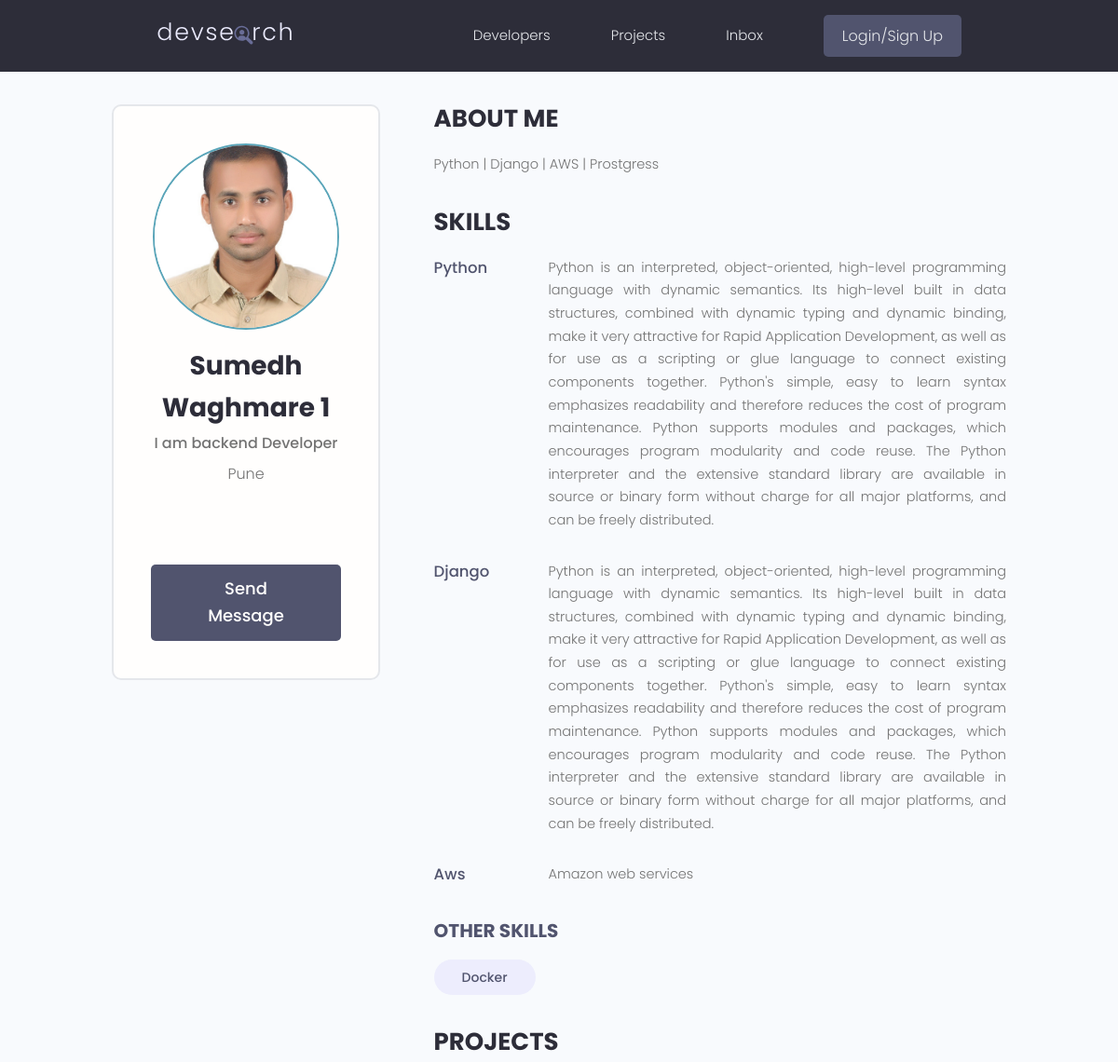
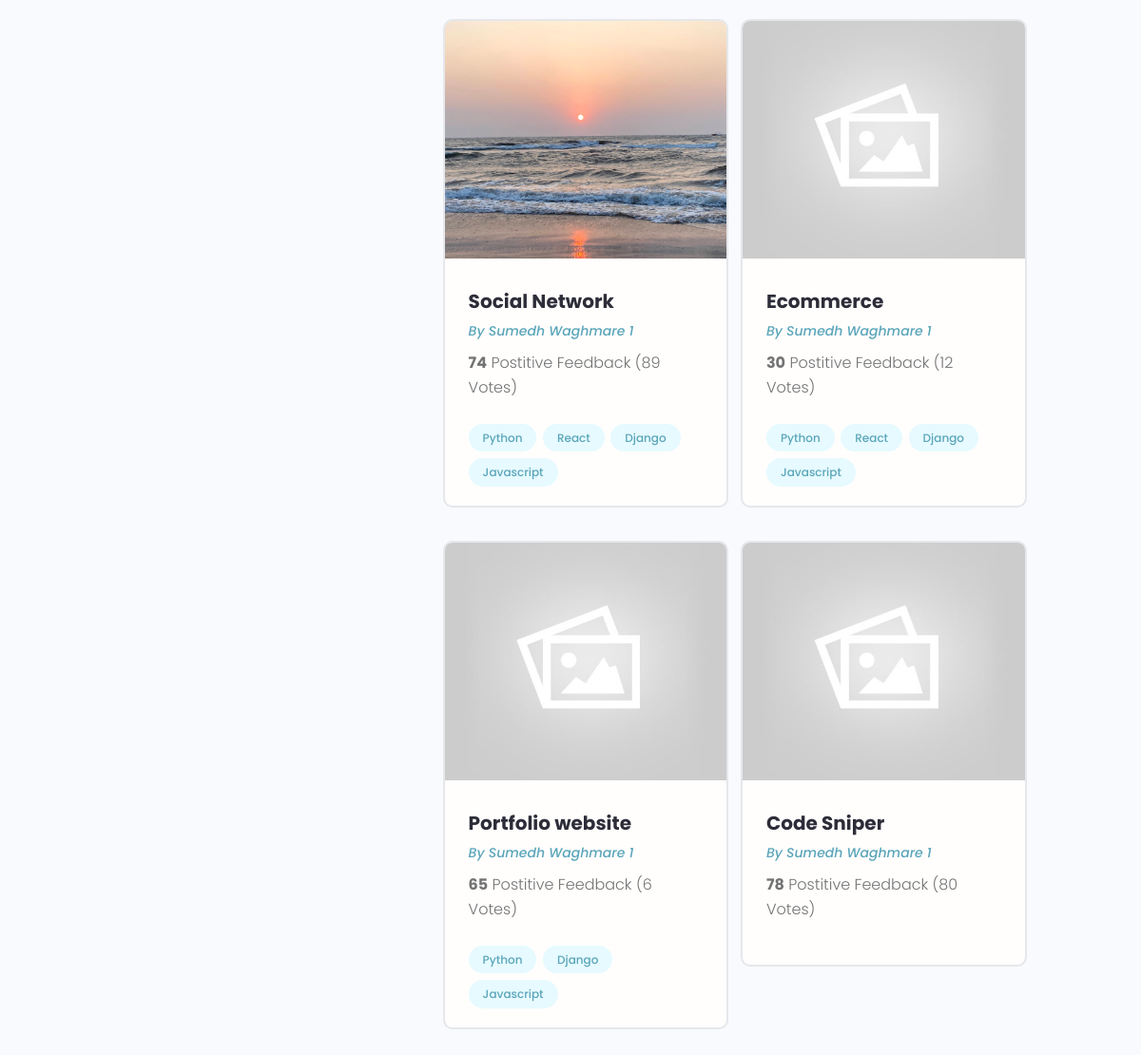
The page /profile/10fd9015-c43a-4179-a6f8-d1db27ad4e0f on the database its author committed (2 pictures, top to bottom).
### users/models.py (models this page shows, shortened)
class Profile(models.Model):
    user = models.OneToOneField(User, on_delete=models.CASCADE, blank=True, null=True)
    name = models.CharField(max_length=200, null=True, blank=True)
    email = models.EmailField(max_length=500, null=True, blank=True)
    username = models.CharField(max_length=200, null=True, blank=True)
    location = models.CharField(max_length=200, null=True, blank=True)
    short_intro = models.CharField(max_length=1000, null=True, blank=True)
    bio = models.TextField(null=True, blank=True)
    profile_image = models.ImageField(null=True, blank=True,
        upload_to = 'profiles/', default='profiles/user-default.png')
    social_github = models.CharField(max_length=200, null=True, blank=True)
    social_twitter = models.CharField(max_length=200, null=True, blank=True)
    social_linkedin = models.CharField(max_length=200, null=True, blank=True)
    social_youtube = models.CharField(max_length=200, null=True, blank=True)
    social_website = models.CharField(max_length=200, null=True, blank=True)
    created = models.DateField(auto_now_add=True)
    id = models.UUIDField(default=uuid.uuid4,unique=True,primary_key=True,editable=False)

class Skill(models.Model):
    owner = models.ForeignKey(Profile, on_delete=models.CASCADE, null=True, blank=True)
    name = models.CharField(max_length=200, null=True, blank=True)
    description = models.TextField(null=True, blank=True)
    created = models.DateField(auto_now_add=True)
    id = models.UUIDField(default=uuid.uuid4,unique=True,primary_key=True,editable=False)
    def __str__(self) -> str:
        return str(self.name)

### projects/models.py (models this page shows)
class Project(models.Model):
    owner = models.ForeignKey(
        Profile, null=True, blank=True, on_delete=models.SET_NULL)
    title = models.CharField(max_length=200)
    description = models.TextField(null=True,blank=True)
    featured_image = models.ImageField(null=True, blank=True, default="default.jpg")
    demo_link = models.CharField(max_length=2000,null=True,blank=True)
    source_link = models.CharField(max_length=2000,null=True,blank=True)
    tags = models.ManyToManyField('Tag', blank=True)
    vote_total = models.IntegerField(default=0,null=True, blank=True)
    vote_ratio = models.IntegerField(default=0,null=True, blank=True)
    created = models.DateField(auto_now_add=True)
    id = models.UUIDField(default=uuid.uuid4,unique=True,primary_key=True,editable=False)
    def __str__(self):
        return self.title

class Tag(models.Model):
    name = models.CharField(max_length=200)
    created = models.DateTimeField(auto_now_add=True)
    id = models.UUIDField(default=uuid.uuid4, unique=True, primary_key=True, editable=False)
    def __str__(self):
        return self.name

### users/views.py (the view)
# urls.py: path('profile/<str:pk>', views.userProfile, name='user-profile'),
def userProfile(request,pk):
    profile = Profile.objects.get(id=pk)
    topSkills = profile.skill_set.exclude(description__exact="")
    otherSkills = profile.skill_set.filter(description="")
    context = {'profile':profile, 'topSkills': topSkills, 'otherSkills': otherSkills}
    return render(request, 'users/user-profile.html', context)

### users/templates/users/user-profile.html (shortened to what this page needs)
{% extends 'main.html' %}
{% block content %}
  <main class="profile my-md">
    <div class="container">
      <div class="layout">
        <div class="column column--1of3">
          <div class="card text-center">
            <div class="card__body dev">
              <img class="avatar avatar--xl" src="{{ profile.profile_image.url }}" />
              <h2 class="dev__name">{{profile.name}}</h2>
              <p class="dev__title">{{ profile.short_intro }}</p>
              <p class="dev__location">{{ profile.location }}</p>
              <ul class="dev__social">
              </ul>
              <a href="#" class="btn btn--sub btn--lg">Send Message </a>
            </div>
          </div>
        </div>
        <div class="column column--2of3">
          <div class="devInfo">
            <h3 class="devInfo__title">About Me</h3>
            <p class="devInfo__about">
                {{profile.bio}}
            </p>
          </div>
          <div class="devInfo">
            <h3 class="devInfo__title">Skills</h3>
            <div class="devInfo__skills">
              {% for topskill in topSkills %}
              <div class="devSkill">
                <h4 class="devSkill__title">{{topskill.name}}</h4>
                <p class="devSkill__info">
                    {{topskill.description}}
                </p>
              </div>
              {% endfor %}
              <h3 class="devInfo__subtitle">Other Skills</h3>
              <div class="devInfo__otherSkills">
                {% for otherSkill in otherSkills %}
                <span class="tag tag--pill tag--sub tag--lg">
                  <small>{{otherSkill}}</small>
                </span>
                {% endfor %}
              </div>
            </div>
          </div>
          <div class="devInfo">
            <h3 class="devInfo__title">Projects</h3>
            <div class="grid grid--two">
              {% for project in profile.project_set.all %}
              <div class="column">
                <div class="card project">
                  <a href="{% url 'project' project.id %}" class="project">
                    <img class="project__thumbnail" src="{{ project.featured_image.url }}" alt="project thumbnail" />
                    <div class="card__body">
                      <h3 class="project__title">{{project}}</h3>
                      <p><a class="project__author" href="{% url 'user-profile' project.owner.id %}">By {{project.owner.name}}</a></p>
                      <p class="project--rating">
                        <span style="font-weight: bold;">{{project.vote_ratio}}</span> Postitive
                        Feedback ({{project.vote_total}} Vote{{project.vote_total|pluralize:"s"}})
                      </p>
                      <div class="project__tags">
                        {% for tag in project.tags.all %}
                        <span class="tag tag--pill tag--main">
                          <small>{{tag}}</small>
                        </span>
                        {% endfor %}
                      </div>
                    </div>
                  </a>
                </div>
              </div>
              {% endfor %}
            </div>
          </div>
        </div>
      </div>
    </div>
  </main>
{% endblock content %}

### static/styles/app.css (style rules this page uses)
:root { --color-sub: #2d2d39; }
.btn--sub { background-color: var(--color-sub-light); }
.card { border: 2px solid var(--color-light); }
img { width: 100%; }
.profile .card > .dev { padding: 4rem; }
.dev__name { color: var(--color-sub); font-size: 2.8rem; font-weight: 700; margin-top: 1rem; margin-bottom: 0.5rem; }
.dev__title { font-size: 1.6rem; font-weight: 500; line-height: 1.3; }
.dev__location { margin-top: 1rem; }
.dev__social { margin: 3rem 0; list-style: none; display: flex; justify-content: center; gap: 1.5rem; }
.devInfo { margin-bottom: 3rem; }
.devInfo__title, .devInfo__subtitle { font-size: 2.6rem; color: var(--color-sub); text-transform: uppercase; font-weight: 700; margin-bottom: 1.5rem; }
.devInfo__subtitle { font-size: 2rem; color: var(--color-sub-light); }
.devInfo__about, .devSkill__info { font-size: 1.45rem; line-height: 1.7; text-align: justify; }
.devSkill { margin-bottom: 3rem; }
.devSkill__title { font-size: 1.65rem; font-weight: 500; color: var(--color-sub-light); }
@media screen and (min-width: 700px) { .devSkill { display: flex; justify-content: space-between; gap: 3rem; } }
@media screen and (min-width: 700px) { .devSkill__info { flex-basis: 80%; } }
.project__author { font-size: 1.4rem; font-style: italic; }
.project--rating { margin-bottom: 1.6em; margin-top: .5em; }
.project__thumbnail { height: 25rem; object-fit: cover; object-position: top center; }
.project__title { font-size: 2rem; font-weight: 700; color: var(--color-sub); }

### static/uikit/styles/modules/_variables.css (style rules this page uses)
:root { --color-main: #5aa5b9; --color-main-light: #e6faff; --color-sub: #3f4156; --color-sub-light: #51546e; --color-sub-lighter: #ededfd; --color-text: #737373; --color-gray: #8b8b8b; --color-light: #e5e7eb; --color-light-gray: #767676; --color-bg: #f8fafd; --color-white: #fffefd; --color-white-light: #f3f3f3; --color-success: #359e64; --color-success-bg: #def8e8; --color-error: #fc4b0b; --color-error-bg: #fff2ee; --font-base: 'Poppins', arial, helvetica, 'Segoe UI', roboto, ubuntu, sans-serif; --font-monospace: 'Fira Code', 'Courier New', courier, monospace; --font-regular: 300; --font-medium: 500; --font-bold: 700; --generic-shadow: 1px 1px 5px #00000010; --generic-transition: all 0.3s ease-in-out; }

### static/uikit/styles/modules/_base.css (style rules this page uses)
* { margin: 0; padding: 0; box-sizing: border-box; text-rendering: optimizeLegibility; color: inherit; font-size: inherit; }
html { font-size: 50%; }
@media only screen and (min-width: 480px) { html { font-size: 56.25%; } }
@media only screen and (min-width: 1200px) { html { font-size: 62.5%; } }
body { line-height: 1.6; font-weight: 400; font-size: 1.5rem; color: var(--color-text); background-color: var(--color-bg); min-height: 100vh; }

### static/uikit/styles/modules/_typography.css (style rules this page uses)
* { font-family: var(--font-base); }
h2 { font-size: 3.6rem; font-weight: var(--font-bold); }
h3 { font-size: 3.2rem; font-weight: var(--font-medium); }
h4 { font-size: 2.8rem; font-weight: var(--font-medium); }
p, span, strong { font-size: 1.6rem; color: var(--color-text); font-weight: var(--font-regular); }
a { padding-bottom: 2px; text-decoration: none; display: inline-block; color: var(--color-main); font-weight: var(--font-medium); }

### static/uikit/styles/modules/_utilities.css (style rules this page uses)
.container { width: 92%; max-width: 165rem; margin: 0 auto; box-sizing: border-box; }
@media screen and (min-width: 1000px) { .container { width: 90%; } }
@media screen and (min-width: 1200px) { .container { width: 80%; } }
.text-center { text-align: center; }
.my-md { margin: 3rem auto; }

### static/uikit/styles/modules/_avatar.css (style rules this page uses)
.avatar { border-radius: 50%; border: 2px solid var(--color-main); object-fit: cover; }
.avatar--xl { height: 20rem; width: 20rem; }

### static/uikit/styles/modules/_button.css (style rules this page uses)
.btn { display: inline-block; position: relative; cursor: pointer; background-color: var(--color-light); font-weight: var(--font-medium); color: var(--color-sub); text-decoration: none; padding: 1rem 2rem; border-radius: 0.5rem; border: none; width: -webkit-fit-content; width: -moz-fit-content; width: fit-content; height: -webkit-fit-content; height: -moz-fit-content; height: fit-content; font-size: 1.6rem; outline-width: 0; outline-color: transparent; -webkit-backface-visibility: hidden; backface-visibility: hidden; transition: all 0.3s ease-in-out; }
.btn--sub { background-color: var(--color-sub); color: var(--color-white); }
.btn--lg { font-size: 1.8rem; padding: 1.2rem 4.5rem; }

### static/uikit/styles/modules/_card.css (style rules this page uses)
.card { border-radius: 1rem; background-color: var(--color-white); border: 1.5px solid var(--color-light); width: auto; height: auto; margin-top: 0.5rem; margin-bottom: 0.5rem; overflow: hidden; }
.card__body, .card__header { padding: 2rem 2.5rem; }

### rows shown on the page
Profile: profile_image (picture), name "Sumedh Waghmare 1", short_intro "I am backend Developer", location "Pune", bio "Python | Django | AWS | Prostgress"
Skill: name "Python", description "Python is an interpreted, object-oriented, high-level programming language with dynamic semantics. Its high-level built in data structures, combined with dynamic typing and dynamic binding, make it very attractive for Rapid Application Development, as well as for use as a scripting or glue language to connect existing components together. Python's simple, easy to learn syntax emphasizes readability and therefore reduces the cost of program maintenance. Python supports modules and packages, which encourages program modularity and code reuse. The Python interpreter and the extensive standard library are available in source or binary form without charge for all major platforms, and can be…"
Skill: name "Django", description "Python is an interpreted, object-oriented, high-level programming language with dynamic semantics. Its high-level built in data structures, combined with dynamic typing and dynamic binding, make it very attractive for Rapid Application Development, as well as for use as a scripting or glue language to connect existing components together. Python's simple, easy to learn syntax emphasizes readability and therefore reduces the cost of program maintenance. Python supports modules and packages, which encourages program modularity and code reuse. The Python interpreter and the extensive standard library are available in source or binary form without charge for all major platforms, and can be…"
Skill: name "Aws", description "Amazon web services"
Skill: name "Docker"
Project: featured_image (picture), title "Social Network", owner.name "Sumedh Waghmare 1", vote_ratio "74", vote_total "89"
Tag: name "Python"
Tag: name "React"
Tag: name "Django"
Tag: name "Javascript"
Project: featured_image (placeholder picture), title "Ecommerce", owner.name "Sumedh Waghmare 1", vote_ratio "30", vote_total "12"
Project: featured_image (placeholder picture), title "Portfolio website", owner.name "Sumedh Waghmare 1", vote_ratio "65", vote_total "6"
Project: featured_image (placeholder picture), title "Code Sniper", owner.name "Sumedh Waghmare 1", vote_ratio "78", vote_total "80"
